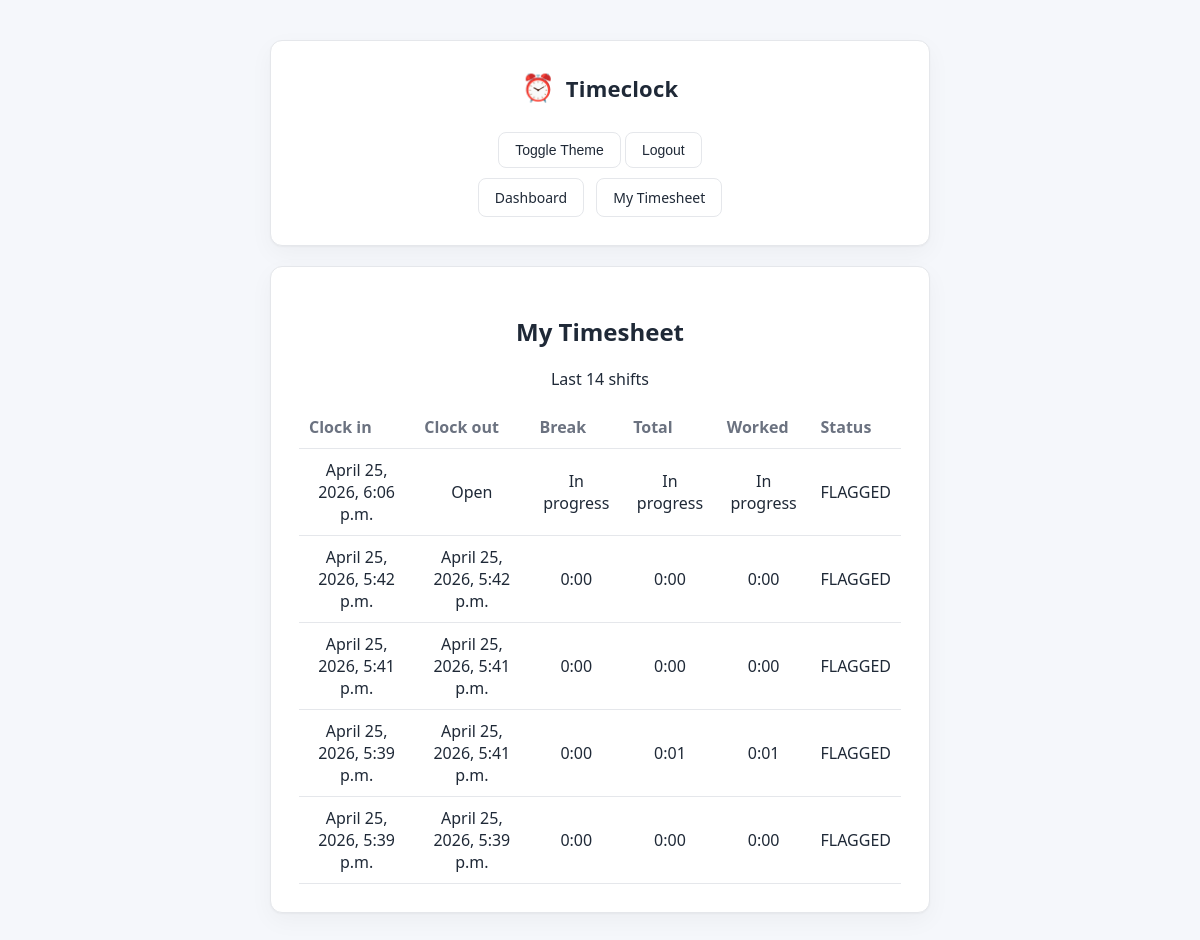
The page /timesheet/ (signed in) on the database its author committed.
### core/models.py (models this page shows, shortened)
class WorkShift(models.Model):
    class Status(models.TextChoices):
        OPEN = "OPEN", "Open"
        CLOSED = "CLOSED", "Closed"
        EDITED = "EDITED", "Edited"
        FLAGGED = "FLAGGED", "Flagged"
    employee = models.ForeignKey(settings.AUTH_USER_MODEL, on_delete=models.CASCADE)
    scheduled_shift = models.ForeignKey(
        ScheduledShift,
        null=True,
        blank=True,
        on_delete=models.SET_NULL,
    )
    clock_in = models.DateTimeField()
    clock_out = models.DateTimeField(null=True, blank=True)
    status = models.CharField(max_length=10, choices=Status.choices, default=Status.OPEN)
    created_at = models.DateTimeField(auto_now_add=True)
    edited_by = models.ForeignKey(
        settings.AUTH_USER_MODEL,
        null=True,
        blank=True,
        on_delete=models.SET_NULL,
        related_name="edited_workshifts",
    )
    edit_reason = models.CharField(max_length=255, blank=True)
    def total_seconds(self) -> int:
        if not self.clock_out:
            return 0
        return int((self.clock_out - self.clock_in).total_seconds())
    def break_seconds(self) -> int:
        total = 0
        for b in self.meal_breaks.all():
            if b.end_time:
                total += int((b.end_time - b.start_time).total_seconds())
        return total
    def worked_seconds(self) -> int:
        total = self.total_seconds()
        if total <= 0:
            return 0
        return max(0, total - self.break_seconds())
    def fmt_hhmm(self, seconds: int) -> str:
        td = timedelta(seconds=int(seconds))
        total_minutes = int(td.total_seconds() // 60)
        hours = total_minutes // 60
        minutes = total_minutes % 60
        return f"{hours}:{minutes:02d}"
    def total_hhmm(self) -> str:
        return self.fmt_hhmm(self.total_seconds())
    def breaks_hhmm(self) -> str:
        return self.fmt_hhmm(self.break_seconds())
    def worked_hhmm(self) -> str:
        return self.fmt_hhmm(self.worked_seconds())

### core/views.py (the view)
# urls.py: path("timesheet/", views.timesheet, name="timesheet"),
@login_required
def timesheet(request):
    shifts = (
        WorkShift.objects
        .filter(employee=request.user)
        .prefetch_related("meal_breaks")
        .order_by("-clock_in")[:14]
    )
    return render(request, "core/timesheet.html", {"shifts": shifts})

### core/templatetags/group_tags.py (called while the page is built)
@register.filter
def in_group(user, group_name: str) -> bool:
    if user and getattr(user, 'is_superuser', False):
        return True
    if not user or not hasattr(user, "groups"):
        return False
    return user.groups.filter(name=group_name).exists()

### core/templates/core/timesheet.html (shortened to what this page needs)
{% extends "core/base.html" %}
{% block content %}
  <div class="card">
    <h2>My Timesheet</h2>
    <p>Last 14 shifts</p>
    <table>
      <thead>
        <tr>
          <th>Clock in</th>
          <th>Clock out</th>
          <th>Break</th>
          <th>Total</th>
          <th>Worked</th>
          <th>Status</th>
        </tr>
      </thead>
      <tbody>
        {% for s in shifts %}
          <tr>
            <td>{{ s.clock_in }}</td>
            <td>{% if s.clock_out %}{{ s.clock_out }}{% else %}Open{% endif %}</td>
            <td>
              {% if s.clock_out %}
                {{ s.breaks_hhmm }}
              {% else %}
                In progress
              {% endif %}
            </td>
            <td>
              {% if s.clock_out %}
                {{ s.total_hhmm }}
              {% else %}
                In progress
              {% endif %}
            </td>
            <td>
              {% if s.clock_out %}
                {{ s.worked_hhmm }}
              {% else %}
                In progress
              {% endif %}
            </td>
            <td>{{ s.status }}</td>
          </tr>
        {% empty %}
          <tr><td colspan="6">No shifts yet.</td></tr>
        {% endfor %}
      </tbody>
    </table>
  </div>
{% endblock %}

### core/static/css/style.css (style rules this page uses)
:root { --bg:#f5f7fb; --card:#ffffff; --text:#1f2937; --muted:#6b7280; --border:#e5e7eb; --primary:#2563eb; --primary-hover:#1d4ed8; --success:#22c55e; --danger:#ef4444; }
* { box-sizing:border-box; }
body { margin:0; min-height:100vh; color:var(--text); font-family:system-ui,-apple-system,Segoe UI,Roboto,Arial,sans-serif; text-align:center; }
.card { background:var(--card); border:1px solid var(--border); border-radius:12px; padding:28px; margin-bottom:20px; box-shadow: 0 1px 2px rgba(0,0,0,0.04), 0 8px 24px rgba(0,0,0,0.04); }
table { width:100%; border-collapse:collapse; }
th,td { padding:10px; border-bottom:1px solid var(--border); }
th { color:var(--muted); text-align:left; }
body { background-color: var(--bg); transition: background-color 0.25s ease, color 0.25s ease; }
.card { transition: background-color 0.25s ease, border-color 0.25s ease; }

### rows shown on the page
WorkShift: clock_in "April 25, 2026, 6:06 p.m.", shows "Open", shows "In progress", status "FLAGGED"
WorkShift: clock_in "April 25, 2026, 5:42 p.m.", clock_out "April 25, 2026, 5:42 p.m.", breaks_hhmm "0:00", total_hhmm "0:00", worked_hhmm "0:00", status "FLAGGED"
WorkShift: clock_in "April 25, 2026, 5:41 p.m.", clock_out "April 25, 2026, 5:41 p.m.", breaks_hhmm "0:00", total_hhmm "0:00", worked_hhmm "0:00", status "FLAGGED"
WorkShift: clock_in "April 25, 2026, 5:39 p.m.", clock_out "April 25, 2026, 5:41 p.m.", breaks_hhmm "0:00", total_hhmm "0:01", worked_hhmm "0:01", status "FLAGGED"
WorkShift: clock_in "April 25, 2026, 5:39 p.m.", clock_out "April 25, 2026, 5:39 p.m.", breaks_hhmm "0:00", total_hhmm "0:00", worked_hhmm "0:00", status "FLAGGED"
